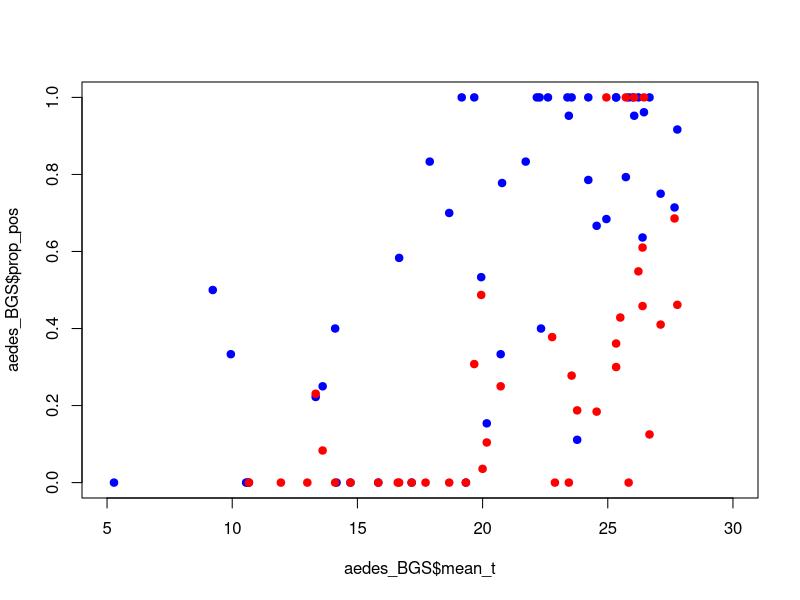
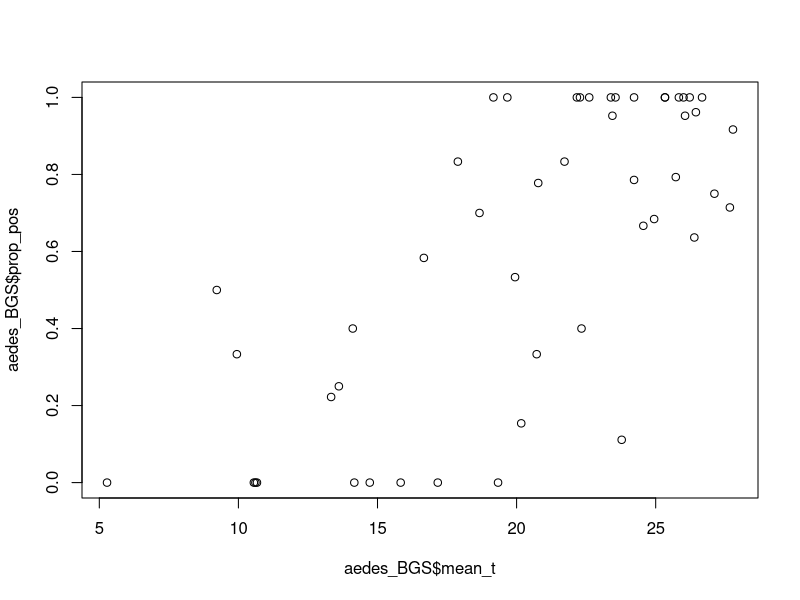
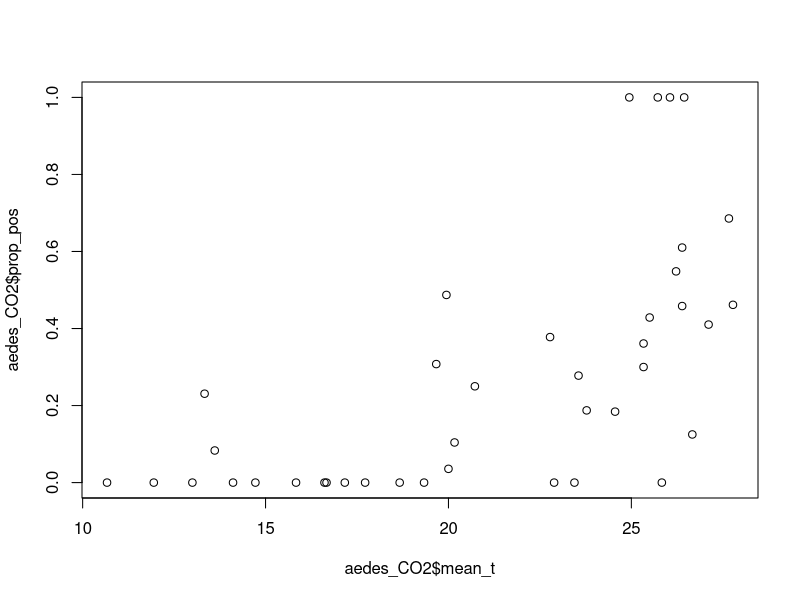
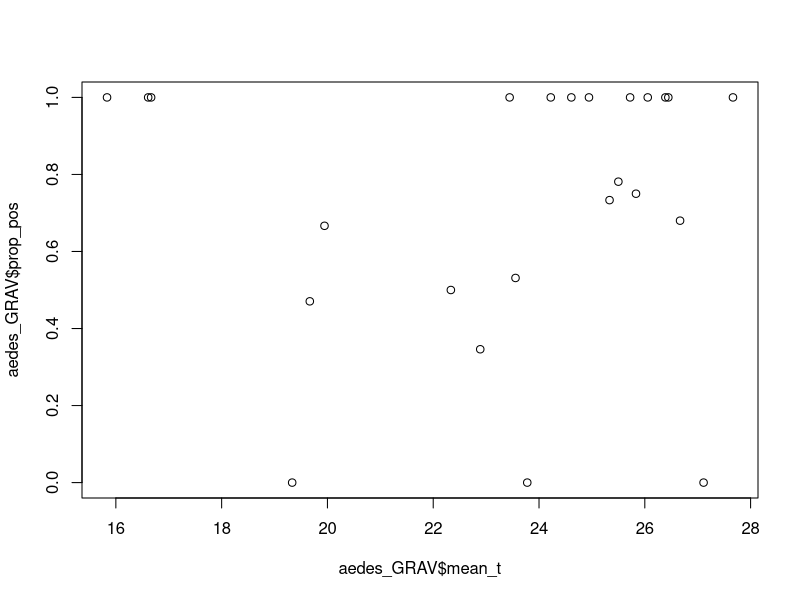
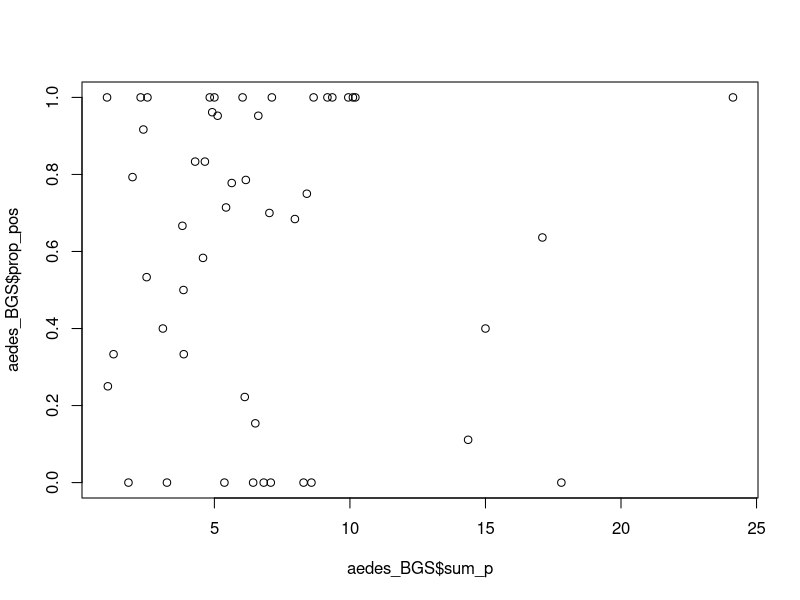
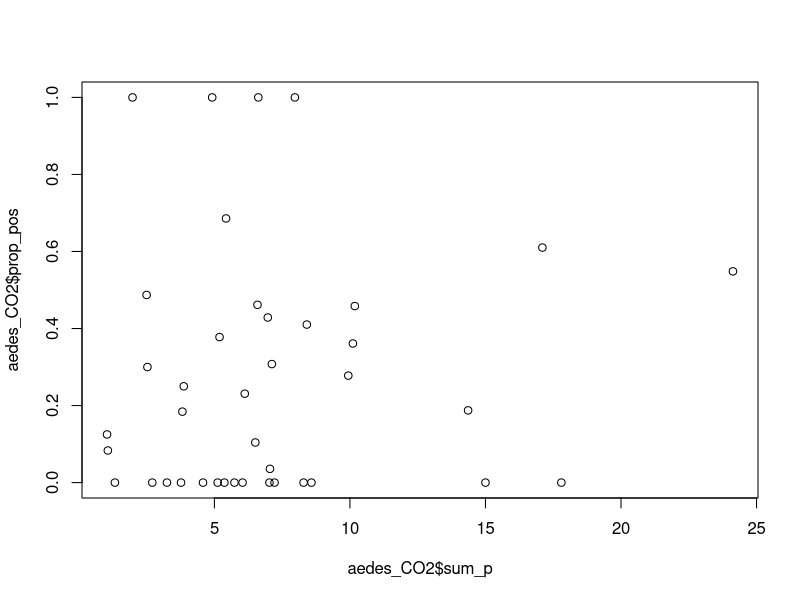
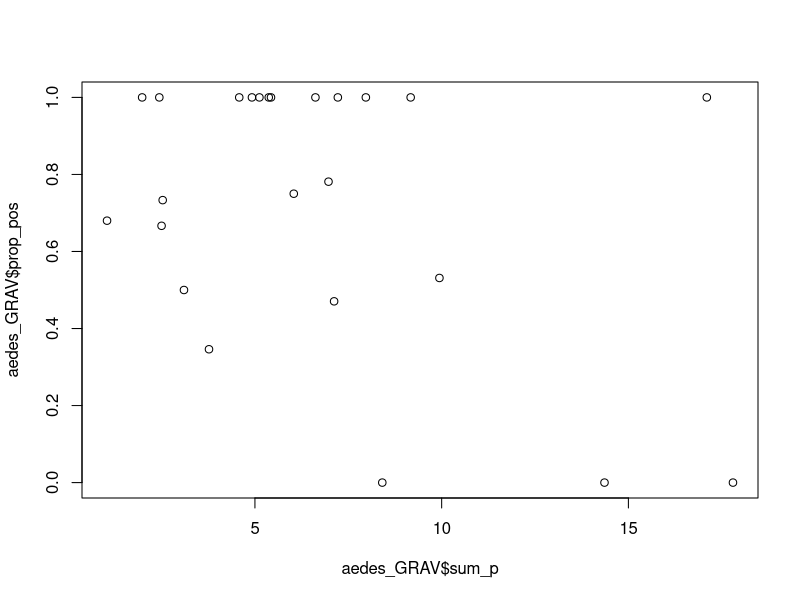
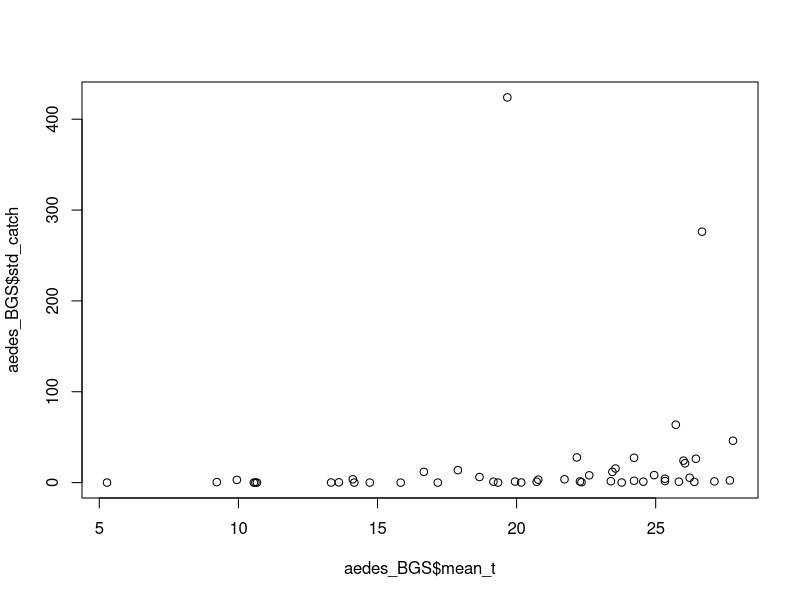

The R script that drew these images, in order:


setwd("C:/Users/James/Desktop/mathbio")

aedes <- read.csv("data/aedes_collections_nc.csv")
clim  <- read.csv("data/clim_nc.csv")


clim$mean_t <- sapply( clim$mean_t, function(x) 
                           (x-32)*(5/9) )





clim$countymonth <- NA
clim$countymonth <- paste0(clim$county, "_",
                           clim$month, "_",
                           clim$year)

aedes$countymonth <- NA
aedes$countymonth <- paste0(aedes$county, "_",
                            aedes$month, "_",
                            aedes$year)

aedes$mean_t <- NA
aedes$sum_p  <- NA


for(i in 1:nrow(aedes)){
  for(j in 1:nrow(clim)){
    if(aedes$countymonth[i] == clim$countymonth[j]){
      aedes$mean_t[i] <- clim$mean_t[j]
       aedes$sum_p[i] <-  clim$sum_p[j]
}}}



aedes <- aedes[,c(3,5:7, 9, 10, 12, 14, 16, 17)]


aedes$prop_pos <- aedes$num_collections_albopictus/
                  aedes$num_collection_events


aedes$std_catch <- aedes$num_albopictus_collected/
                   aedes$num_trap_nights

#aedes <- aedes[,c(1:4, 9:12)]

levels(aedes$trap_type)

aedes_BGS  <- subset(aedes, trap_type == "BGS")
aedes_CO2  <- subset(aedes, trap_type == "CO2")
aedes_GRAV <- subset(aedes, trap_type == "GRAV")

write.csv(aedes, "data/mosqutio_data.csv")




plot( aedes_BGS$mean_t,  aedes_BGS$prop_pos, col = "blue",
      xlim = c(5,30), pch = 19)
points( aedes_CO2$mean_t,  aedes_CO2$prop_pos, 
        col = "red", pch = 19)


plot( aedes_BGS$mean_t,  aedes_BGS$prop_pos)
plot( aedes_CO2$mean_t,  aedes_CO2$prop_pos)
plot(aedes_GRAV$mean_t, aedes_GRAV$prop_pos)

plot( aedes_BGS$sum_p,  aedes_BGS$prop_pos)
plot( aedes_CO2$sum_p,  aedes_CO2$prop_pos)
plot(aedes_GRAV$sum_p, aedes_GRAV$prop_pos)



plot( aedes_BGS$mean_t,  aedes_BGS$std_catch)
plot( aedes_CO2$mean_t,  aedes_CO2$std_catch)
plot(aedes_GRAV$mean_t, aedes_GRAV$std_catch)

plot( aedes_BGS$sum_p,  aedes_BGS$std_catch)
plot( aedes_CO2$sum_p,  aedes_CO2$std_catch)
plot(aedes_GRAV$sum_p, aedes_GRAV$std_catch)






